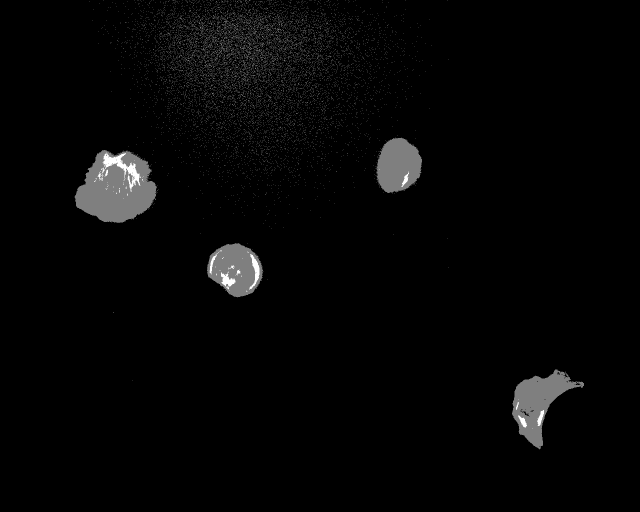
#> input picture example_dataset/example_images/MEF_LMNA--/xy001c1.tif, 1280 x 1024 px (shown at 1/2 size)
$ python -i apply_single_threshold.py   (imports and definitions only)
#> lines starting #> are read from the running program, lines starting #| are printed output that depends on the picture; after the words box and inside, x2 and y2 are one past the last pixel; in counts of white or black regions, pixels touching at a corner belong together
#> further down, picture is the input picture: shape (1024, 1280); min 0, max 2, mean 0.0469
import os
import numpy as np
from skimage import io, filters, morphology
from scipy import ndimage
import click
from pathlib import Path
from skimage.measure import block_reduce, label, regionprops
from skimage.morphology import remove_small_objects
from skimage.segmentation import clear_border
import tifffile as tiff

def create_microglia_mask(image, threshold_method=filters.threshold_li):

    thresh_li = threshold_method(image)
#> thresh_li = 0.0469
    binary_li = image > thresh_li
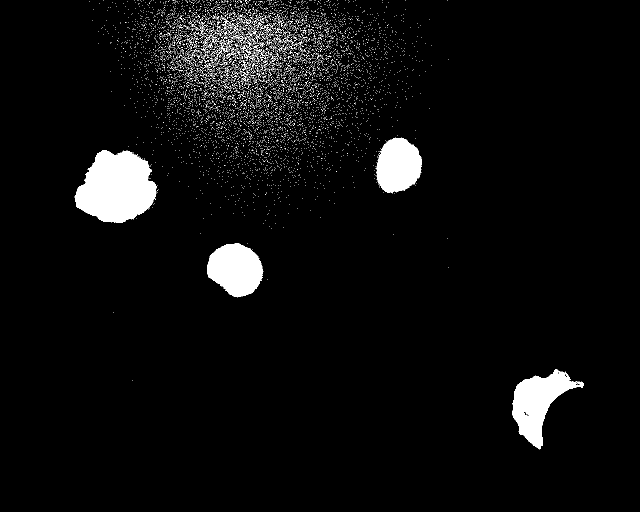
#> binary_li: shape (1024, 1280) bool (shown at 1/2 size); 4.4% white; 7972 white regions (7943 under 20 px), largest, box (x1, y1, x2, y2) and area: (149, 300, 314, 446) 17058, (1024, 739, 1168, 899) 9753, (414, 486, 526, 595) 8728

    objects = label(binary_li)
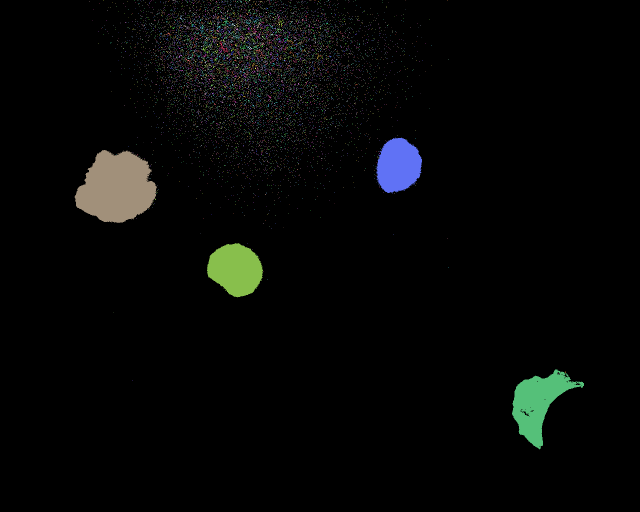
#> objects: shape (1024, 1280) int32 (shown at 1/2 size); 7973 distinct labels, from 0 to 7972; one colour per label, 0 black
    objects = clear_border(objects)
#> objects: shape (1024, 1280) int32; 7941 distinct labels, from 0 to 7972
    large_objects = remove_small_objects(objects, min_size=50000)
#> large_objects: shape (1024, 1280) int32; every value is 0
    small_objects = label((objects ^ large_objects) > thresh_li)
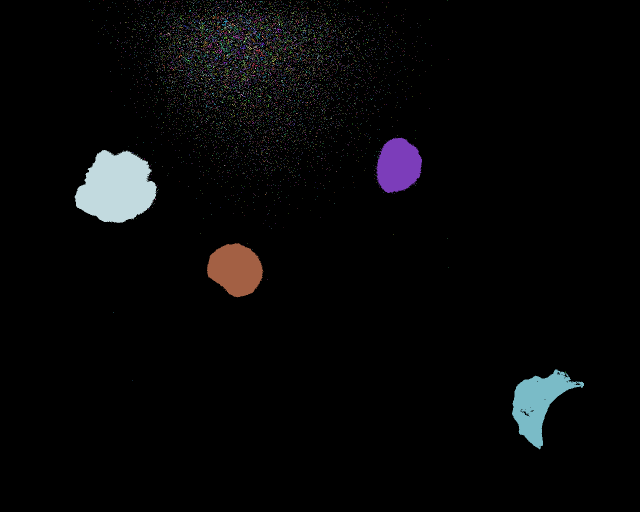
#> small_objects: shape (1024, 1280) int32 (shown at 1/2 size); 7941 distinct labels, from 0 to 7940; one colour per label, 0 black

    binary_li = ndimage.binary_fill_holes(remove_small_objects(small_objects > thresh_li, min_size=500))
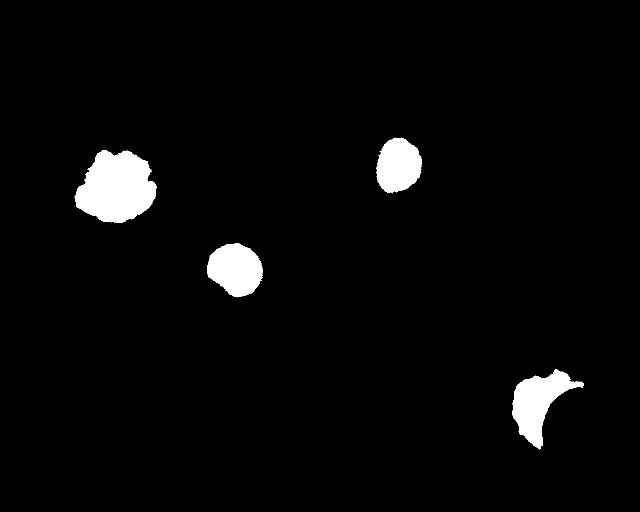
#> binary_li: shape (1024, 1280) bool (shown at 1/2 size); 3.3% white; 4 white regions, box (x1, y1, x2, y2) and area: (149, 300, 314, 446) 17044, (1024, 739, 1168, 899) 9897, (414, 486, 526, 595) 8717, (753, 275, 844, 387) 7614

    #scaled_img = ((image - image.min()) * (1/(image.max() - image.min()) * 255)).astype('uint8')
    #hist = np.histogram(scaled_img.flatten(), range=[0,50], bins=50)
    return binary_li


# [70 lines left out: function apply_li_threshold, not called in this run]


# [2 lines not run here, left out]

>>> import cv2
>>> picture = cv2.imread('../example_dataset/example_images/MEF_LMNA--/xy001c1.tif', cv2.IMREAD_GRAYSCALE)
>>> result = create_microglia_mask(picture)

$ run again, on example_dataset/example_images/MEF_LMNA--/xy003c1.tif
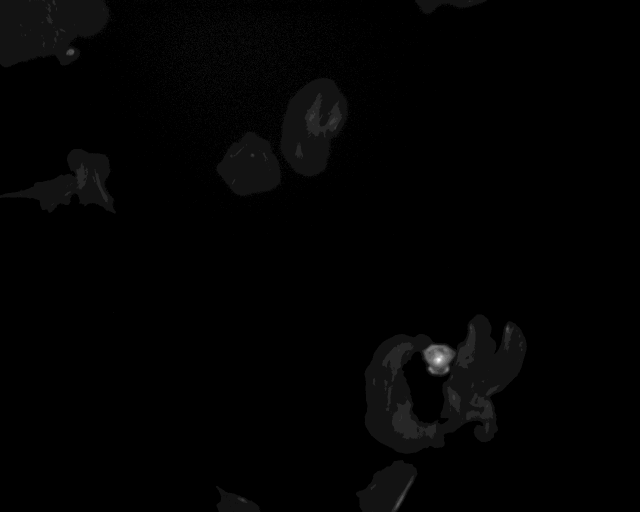
#> input picture example_dataset/example_images/MEF_LMNA--/xy003c1.tif, 1280 x 1024 px (shown at 1/2 size)
#> picture is the input picture: shape (1024, 1280); min 0, max 13, mean 0.135
#> thresh_li = 0.135
#> in create_microglia_mask, `binary_li = image > thresh_li`:
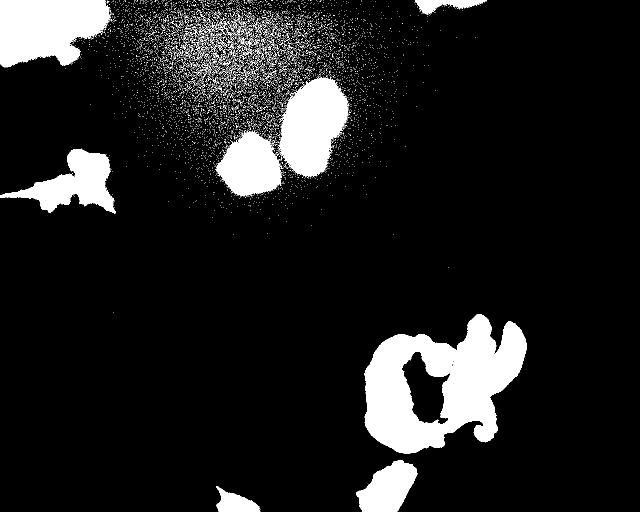
#> binary_li: shape (1024, 1280) bool (shown at 1/2 size); 11.2% white; 7811 white regions (7772 under 20 px), largest, box (x1, y1, x2, y2) and area: (729, 629, 1054, 908) 51695, (0, 0, 222, 135) 22895, (555, 154, 699, 355) 18724
#> large_objects: shape (1024, 1280) int32; values 0 (black) and 7808 (white), 3.9% white; 1 white region, box (x1, y1, x2, y2) and area: (729, 629, 1054, 908) 51695
#> small_objects: shape (1024, 1280) int32; 7762 distinct labels, from 0 to 7761
#> in create_microglia_mask, `binary_li = ndimage.binary_fill_holes(remove_small_objects(small_objec..`:
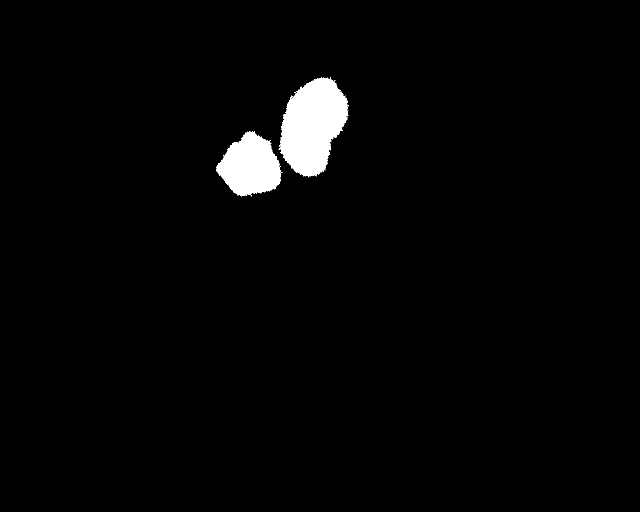
#> binary_li: shape (1024, 1280) bool (shown at 1/2 size); 2.3% white; 2 white regions, box (x1, y1, x2, y2) and area: (557, 155, 697, 355) 18652, (433, 262, 565, 393) 11334

$ run again, on example_dataset/example_images/MEF_LMNA--/xy004c1.tif
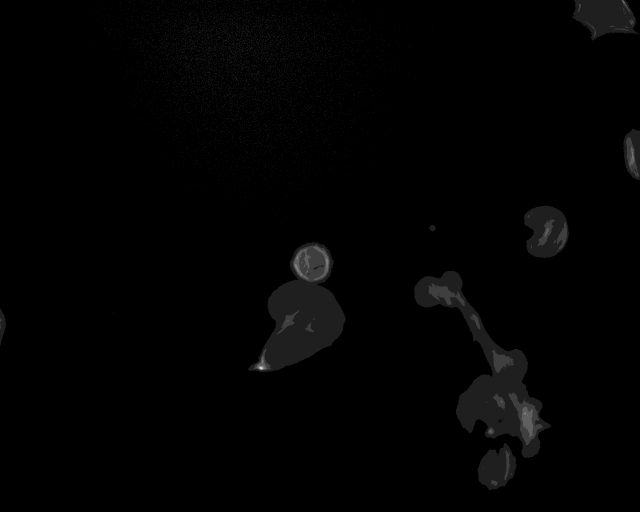
#> input picture example_dataset/example_images/MEF_LMNA--/xy004c1.tif, 1280 x 1024 px (shown at 1/2 size)
#> picture is the input picture: shape (1024, 1280); min 0, max 8, mean 0.0849
#> thresh_li = 0.0849
#> in create_microglia_mask, `binary_li = image > thresh_li`:
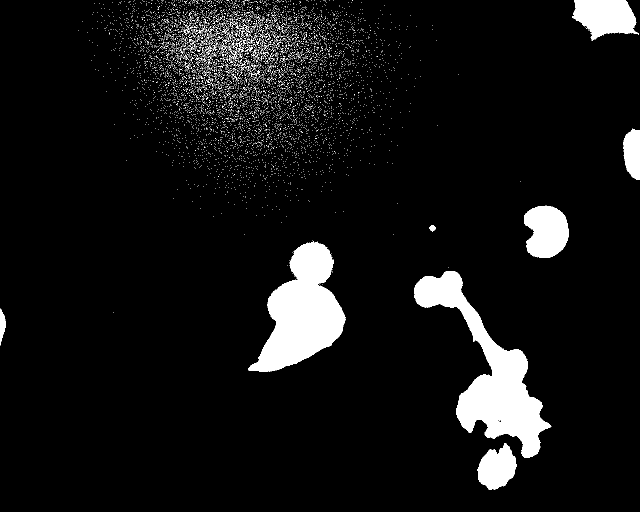
#> binary_li: shape (1024, 1280) bool (shown at 1/2 size); 7.1% white; 7582 white regions (7565 under 20 px), largest, box (x1, y1, x2, y2) and area: (828, 542, 1103, 916) 30699, (496, 482, 692, 744) 26938, (1144, 0, 1278, 81) 7350
#> large_objects: shape (1024, 1280) int32; every value is 0
#> small_objects: shape (1024, 1280) int32; 7551 distinct labels, from 0 to 7550
#> in create_microglia_mask, `binary_li = ndimage.binary_fill_holes(remove_small_objects(small_objec..`:
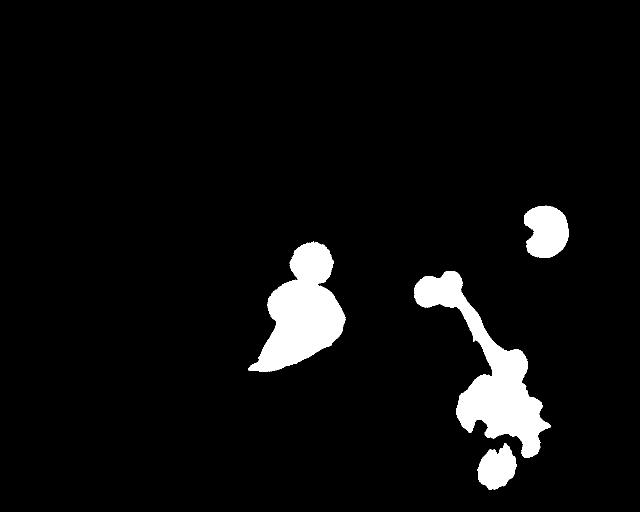
#> binary_li: shape (1024, 1280) bool (shown at 1/2 size); 5.3% white; 4 white regions, box (x1, y1, x2, y2) and area: (828, 542, 1102, 916) 30728, (496, 482, 692, 744) 26933, (1048, 411, 1138, 516) 7242, (955, 886, 1033, 980) 4878

$ run again, on example_dataset/example_images/MEF_LMNA--/xy005c1.tif
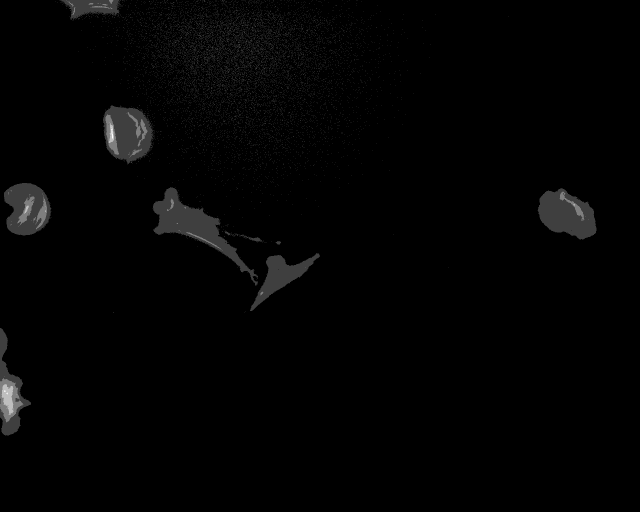
#> input picture example_dataset/example_images/MEF_LMNA--/xy005c1.tif, 1280 x 1024 px (shown at 1/2 size)
#> picture is the input picture: shape (1024, 1280); min 0, max 4, mean 0.0535
#> thresh_li = 0.0535
#> in create_microglia_mask, `binary_li = image > thresh_li`:
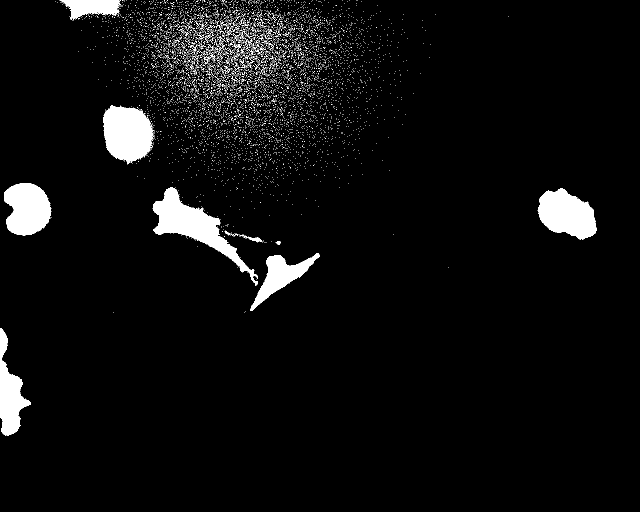
#> binary_li: shape (1024, 1280) bool (shown at 1/2 size); 4.7% white; 7623 white regions (7603 under 20 px), largest, box (x1, y1, x2, y2) and area: (305, 374, 516, 571) 10134, (206, 211, 309, 328) 8753, (1075, 376, 1193, 479) 8195
#> large_objects: shape (1024, 1280) int32; every value is 0
#> small_objects: shape (1024, 1280) int32; 7587 distinct labels, from 0 to 7586
#> in create_microglia_mask, `binary_li = ndimage.binary_fill_holes(remove_small_objects(small_objec..`:
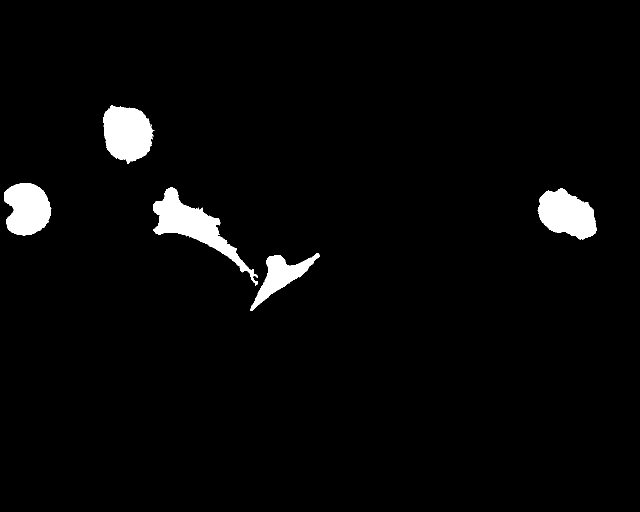
#> binary_li: shape (1024, 1280) bool (shown at 1/2 size); 3% white; 5 white regions, box (x1, y1, x2, y2) and area: (306, 374, 516, 571) 10116, (206, 211, 309, 328) 8732, (1075, 376, 1193, 479) 8192, (8, 366, 103, 471) 7534, (500, 506, 640, 622) 4987
